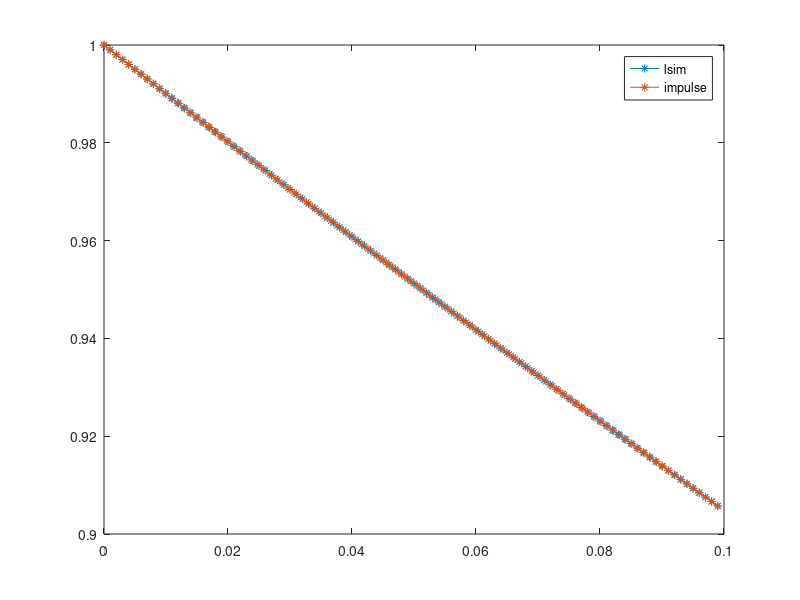

Write MATLAB code to recreate this figure.
%{
lsim は任意入力に対する応答を計算できる，
odeは自立システムの厳密解（数値解）を計算する．
つまり，odeは外部入力を受け付けず，システム内部で明示的に入力を示せる場合，
（多くの場合には，状態フィードバック）についてしか応答を計算でじゅばう，

lsimは，外部入力を許容する分システムを離散化して，厳密解では，ないくしているといえるかもしれない．


%}

close all
clear

G = tf(1,[1,1]);
G = ss(G);

N = 100;
Ts = 0.001;
t_s = 0:Ts:Ts*(N-1);
t_s = t_s;

u = zeros(size(t_s));
y_l = lsim(G, u, t_s, G.B);

[ y_i, t_i] = impulse(G,t_s(end));

figure
plot(t_s,y_l,'-*');
hold on
plot(t_i,y_i,'-*');

legend('lsim','impulse')

 